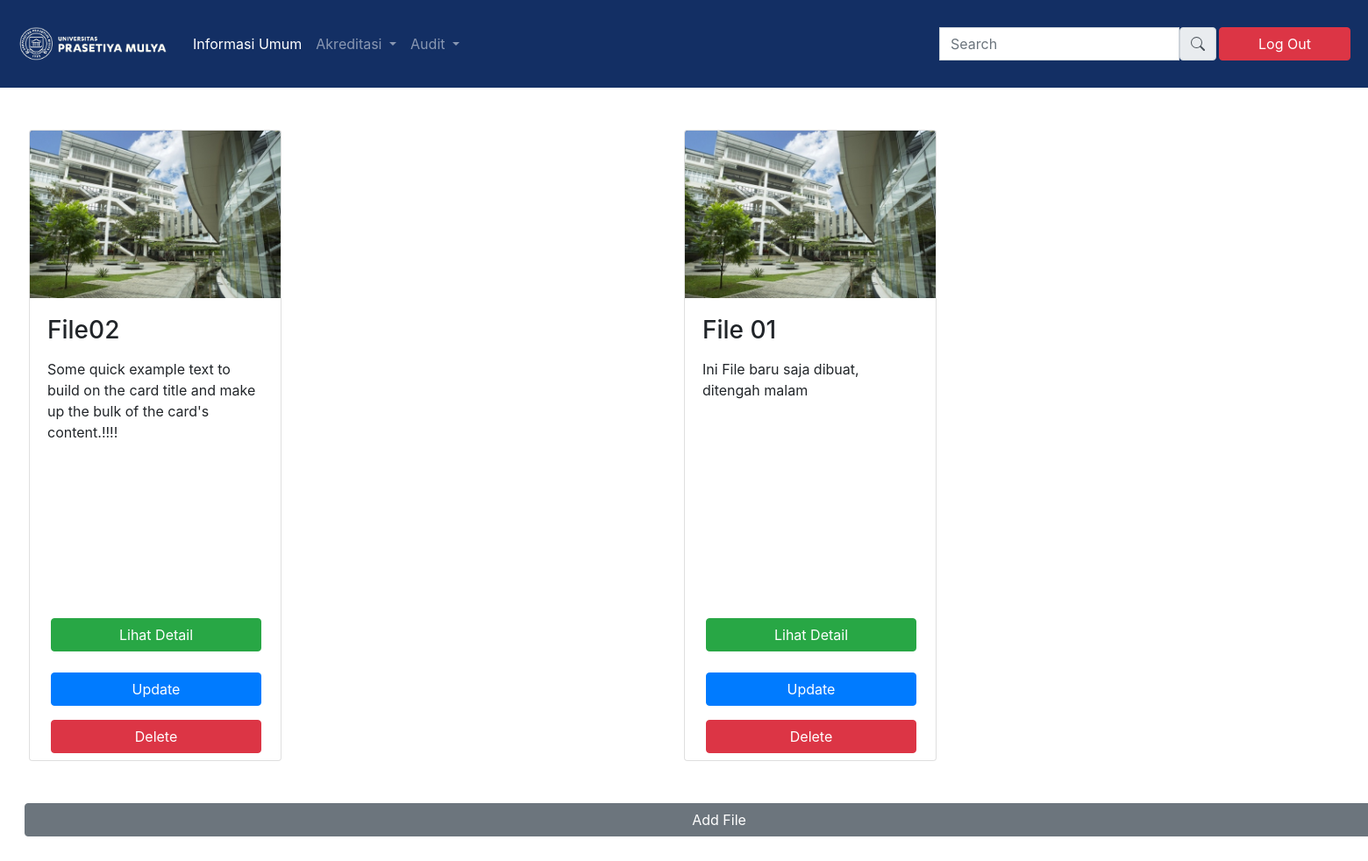
/auditumum/, run on the app's committed database.
### home/models.py (models this page shows, shortened)
class baruFile(models.Model):
    created_on = models.DateTimeField(auto_now_add=True)
    nama_file = models.CharField(default='', max_length=256)
    desc_file = models.TextField()
    link_file = models.CharField(default='', max_length=256)
    nama_folder = models.ForeignKey(baruFolder, on_delete=models.CASCADE)

### home/views.py (the view)
# urls.py: path('auditumum/',homeViews.auditUmum, name="auditumum"),
def auditUmum(request):
    folder = models.baruFolder.objects.get(nama_folder = 'Audit Umum')
    files = models.baruFile.objects.filter(nama_folder = folder)
    context = {
        'files': files,
    }
    return render(request, 'list.html', context)

### template/list.html (shortened to what this page needs)
<!doctype html>
{% load static %}
<html lang="en">
  <head>
    <link rel="stylesheet" href="https://stackpath.bootstrapcdn.com/bootstrap/4.5.2/css/bootstrap.min.css">
    <link rel="stylesheet" href="{% static 'assets/list.css' %}">
  </head>
  <body>
<section>
        <nav class="navbar navbar-expand-lg navbar-dark" style="background-color: #132F64; height: 100px;">
            <a class="navbar-brand" href="{% url 'homepage' %}">
                <img class="title-logo" src="{% static 'media/logo-prasmul.png' %}" alt="">
            </a>
            <div class="collapse navbar-collapse" id="navbarSupportedContent">
              <ul class="navbar-nav mr-auto">
                <li class="nav-item active">
                  <a class="nav-link" href="{% url 'informasiUmum' %}">Informasi Umum <span class="sr-only">(current)</span></a>
                </li>
                <li class="nav-item dropdown">
                    <a class="nav-link dropdown-toggle" href="#" id="navbarDropdown" role="button" data-toggle="dropdown" aria-haspopup="true" aria-expanded="false">
                      Akreditasi
                    </a>
                  </li>
                  <li class="nav-item dropdown">
                    <a class="nav-link dropdown-toggle" href="#" id="navbarDropdown" role="button" data-toggle="dropdown" aria-haspopup="true" aria-expanded="false">
                      Audit
                    </a>
                  </li>
              </ul>
              <form class="form-inline my-2 my-lg-0">
                  <div class="input-group-prepend" style="height: 2.4rem; border-radius: 0px;">
                    <input type="text" class="form-control" style="border-radius: 0px;" placeholder="Search" aria-label="search" aria-describedby="basic-addon1">
                    <span class="input-group-text" id="basic-addon1"></span>
                  </div>
                  <a class="btn btn-danger mx-1" href="{% url 'logout' %}" style="width: 150px;" href="#" role="button">Log Out</a>
              </form>
            </div>
          </nav>
    </section>
    <section class="mx-5 my-5">
        <div class="row">
            {% for item in files %}
            <div class="column">
                <div class="card" style="width: 18rem; height: 45rem;">
                    <img class="card-img-top" src="{% static 'media/sample-image.jpg' %}" alt="...">
                    <div class="card-body">
                      <h3>{{item.nama_file}}</h3>
                      <p class="card-text my-3">{{item.desc_file}}</p>
                    </div>
                    <a class="btn btn-success my-3 mx-4" href="{{item.link_file}}" style="width: 15rem;" href="#" role="button">Lihat Detail</a>
                    <a class="btn btn-primary my-2 mx-4" href="{% url 'update' id=item.id %}" style="width: 15rem;" href="#" role="button">Update</a>
                    <a class="btn btn-danger my-2 mx-4" href="{% url 'delete' id=item.id %}" style="width: 15rem;" href="#" role="button">Delete</a>
                  </div>
            </div>
            {% endfor %}
        </div>
        <a class="btn btn-secondary my-5" href="{% url 'editform' %}" style="width: 99rem; margin-left: -20px; padding-top: -20px" href="#" role="button">Add File</a>
    </section>
  </body>
</html>

### static/assets/list.css (style rules this page uses)
.title-logo { height: 50px; width: 180px; }
.row { display: flex; }
.column { flex: 20%; }

### data on the page
baruFile: nama_file "File02", desc_file "Some quick example text to build on the card title and make up the bulk of the card's content.!!!!"
baruFile: nama_file "File 01", desc_file "Ini File baru saja dibuat, ditengah malam"
